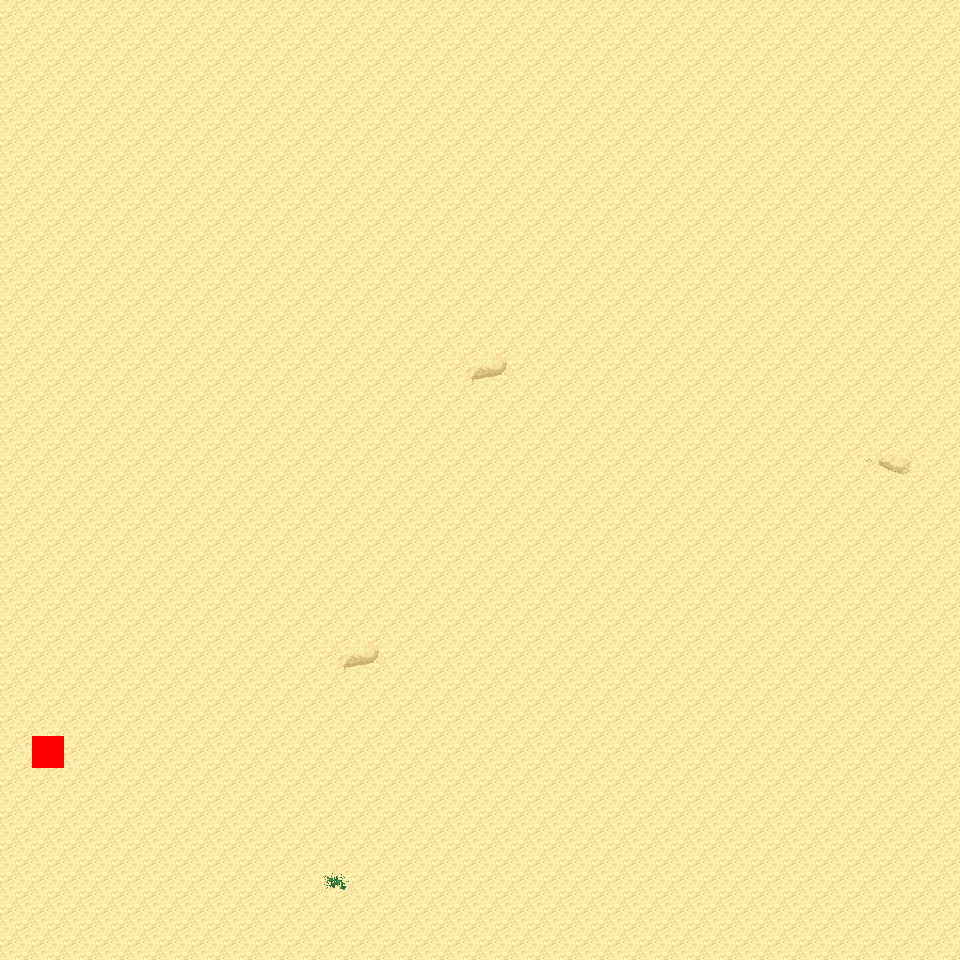

A level layout from a 2D game, rendered from its tile map. Below: a short description, then the map file with tile-grid data replaced by summaries:
An orthogonal 30x30 tile map with 32x32 px tiles, 6 tile layers (Ground, Object, Object2, Above, ...), 8 tilesets and 3 objects (3x mapExit).

<map version="1.0" orientation="orthogonal" renderorder="right-down" width="30" height="30" tilewidth="32" tileheight="32" nextobjectid="4">
  <tileset firstgid="1" name="tileset_logic_collision" tilewidth="32" tileheight="32" tilecount="1" columns="1">
    <image source="../drawable/tileset_logic_collision.png" width="32" height="32" />
  </tileset>
  <tileset firstgid="2" name="tileset_ground_ground" tilewidth="32" tileheight="32" tilecount="33" columns="3">
    <image source="../drawable/tileset_ground_ground.png" width="96" height="352" />
  </tileset>
  <tileset firstgid="35" name="tileset_ground_ridge_earth_pale" tilewidth="32" tileheight="32" tilecount="96" columns="12">
    <image source="../drawable/tileset_ground_ridge_earth_pale.png" width="384" height="256" />
  </tileset>
  <tileset firstgid="131" name="tileset_ground_ridge_earth_dark" tilewidth="32" tileheight="32" tilecount="96" columns="12">
    <image source="../drawable/tileset_ground_ridge_earth_dark.png" width="384" height="256" />
  </tileset>
  <tileset firstgid="227" name="tileset_terrain_desert" tilewidth="32" tileheight="32" tilecount="88" columns="8">
    <image source="../drawable/tileset_terrain_desert.png" width="256" height="352" />
  </tileset>
  <tileset firstgid="315" name="tileset_plant_tree_tree_darkgreen" tilewidth="32" tileheight="32" tilecount="88" columns="8">
    <image source="../drawable/tileset_plant_tree_tree_darkgreen.png" width="256" height="352" />
  </tileset>
  <tileset firstgid="403" name="tileset_plant_cactus_2" tilewidth="32" tileheight="32" tilecount="10" columns="5">
    <image source="../drawable/tileset_plant_cactus_2.png" width="160" height="64" />
  </tileset>
  <tileset firstgid="413" name="tileset_ground_sand_2" tilewidth="32" tileheight="32" tilecount="15" columns="5">
    <image source="../drawable/tileset_ground_sand_2.png" width="160" height="96" />
  </tileset>
  <layer name="Ground" width="30" height="30">
    <data>[900 cells, 900 non-empty, 7 distinct tile ids]</data>
  </layer>
  <layer name="Object" width="30" height="30">
    <data>[900 cells, 0 non-empty, 0 distinct tile ids]</data>
  </layer>
  <layer name="Object2" width="30" height="30">
    <data>[900 cells, 0 non-empty, 0 distinct tile ids]</data>
  </layer>
  <layer name="Above" width="30" height="30">
    <data>[900 cells, 0 non-empty, 0 distinct tile ids]</data>
  </layer>
  <layer name="Above2" width="30" height="30">
    <data>[900 cells, 0 non-empty, 0 distinct tile ids]</data>
  </layer>
  <layer name="Walkable" width="30" height="30">
    <data>[900 cells, 1 non-empty, 1 distinct tile ids]</data>
  </layer>
  <objectgroup name="MapEvents">
    <object id="1" name="south" type="mapExit" x="0" y="928" width="960" height="32">
      <properties>
        <property name="map" value="level_0_x19_y146" />
        <property name="x" value="0" />
        <property name="y" value="1" />
      </properties>
    </object>
    <object id="2" name="west" type="mapExit" x="0" y="0" width="32" height="960">
      <properties>
        <property name="map" value="level_0_x18_y145" />
        <property name="x" value="28" />
        <property name="y" value="0" />
      </properties>
    </object>
    <object id="3" name="east" type="mapExit" x="928" y="0" width="32" height="960">
      <properties>
        <property name="map" value="level_0_x20_y145" />
        <property name="x" value="1" />
        <property name="y" value="0" />
      </properties>
    </object>
  </objectgroup>
</map>
